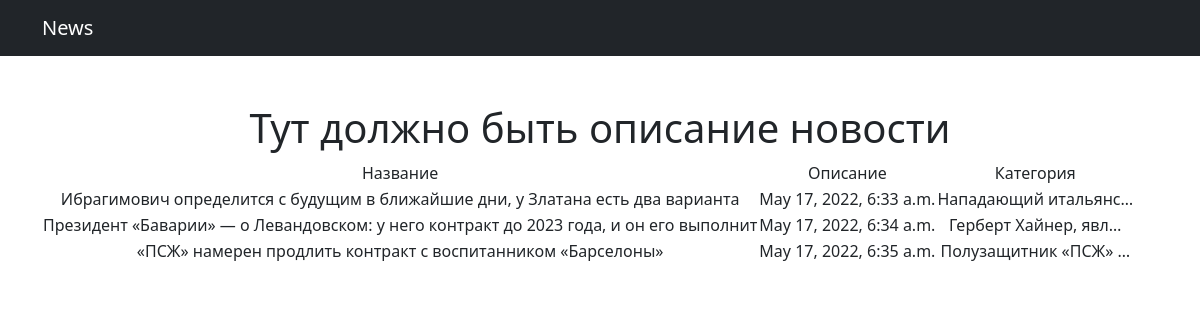
Page /news/ on the committed database.
### news/models.py (models this page shows, shortened)
class Post(models.Model):
    NEWS = 'NW'
    ARTICLE = 'AR'
    CATEGORY_CHOICES = (
        (NEWS, 'Новость'),
        (ARTICLE, 'Статья'),
    )
    category_news = models.CharField(max_length=2, choices=CATEGORY_CHOICES, default=ARTICLE)
    time_add_news = models.DateTimeField(auto_now_add=True)
    heading_news = models.CharField(max_length=256)
    text_news = models.TextField()
    rang_news = models.IntegerField(default=0)
    author = models.ForeignKey(Author, on_delete=models.CASCADE)
    category = models.ManyToManyField(Category, through="PostCategory")

### news/views.py (the view)
# urls.py: path('', PostList.as_view()),
class PostList(ListView):
    model = Post
    ordering = 'id'
    template_name = 'news.html'
    context_object_name = 'news'

### news/templates/news.html (shortened to what this page needs)
{% extends 'flatpages/default.html' %}
{% block content %}
<h1>Тут должно быть описание новости</h1>
{% if news %}
    <table>
        <tr>
            <td>Название</td>
            <td>Описание</td>
            <td>Категория</td>
        </tr>
        {% for news in news %}
        <tr>
            <td>{{ news.heading_news }}</td>
            <td>{{ news.time_add_news }}</td>
            <td>{{ news.text_news | truncatechars:20 }}</td>
        </tr>
        {% endfor %}
    </table>
{% else %}
    <h2>Товаров нет!</h2>
{% endif %}
{% endblock content %}

### news/templates/flatpages/default.html (shortened to what this page needs)
<!DOCTYPE html>
<html lang="en">
    <head>
        {% load static %}
        <link href="{% static 'css/styles.css' %}" rel="stylesheet" />
    </head>
    <body>
        <nav class="navbar navbar-expand-lg navbar-dark bg-dark">
            <div class="container">
                <a class="navbar-brand" href="#">News</a>
            </div>
        </nav>
        <div class="container">
            <div class="text-center mt-5">
                {% block content %}
                {% endblock content %}
            </div>
        </div>
    </body>
</html>

### rows in the picture
Post: heading_news "Ибрагимович определится с будущим в ближайшие дни, у Златана есть два варианта", time_add_news "May 17, 2022, 6:33 a.m.", text_news "Нападающий итальянс…"
Post: heading_news "Президент «Баварии» — о Левандовском: у него контракт до 2023 года, и он его выполнит", time_add_news "May 17, 2022, 6:34 a.m.", text_news "Герберт Хайнер, явл…"
Post: heading_news "«ПСЖ» намерен продлить контракт с воспитанником «Барселоны»", time_add_news "May 17, 2022, 6:35 a.m.", text_news "Полузащитник «ПСЖ» …"
